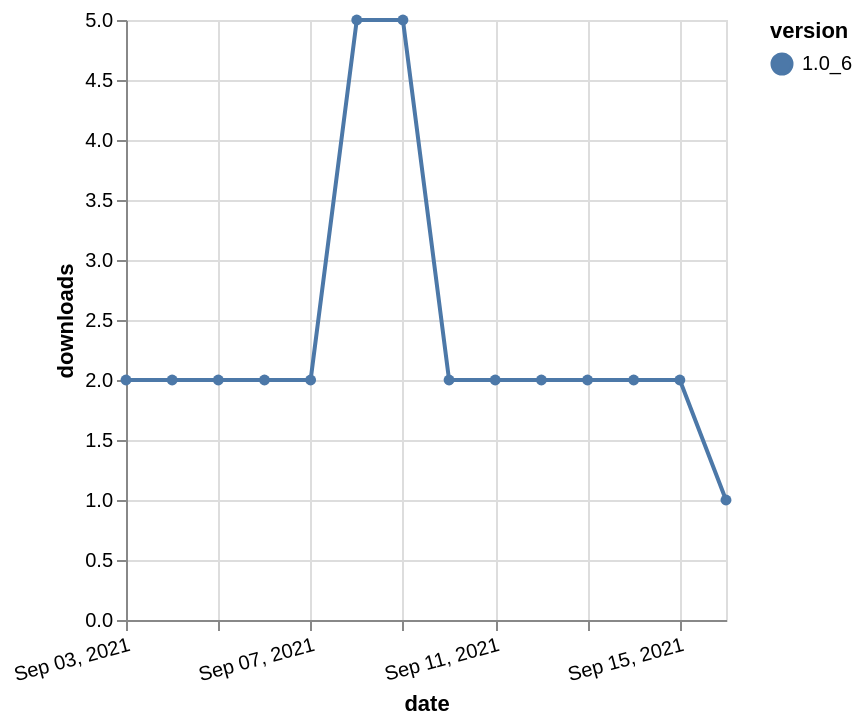

Describe this chart as a Vega-Lite specification.
### Vega-Lite specification from a JSON file in a GitHub repository (floating-point values rounded to 4 significant figures)
{"$schema": "https://vega.github.io/schema/vega-lite/v5.json", "description": "A simple bar chart with embedded data.", "data": {"values": [{"date": "2021-09-03", "total": 4455, "delta": 2, "version": "1.0_6"}, {"date": "2021-09-04", "total": 4457, "delta": 2, "version": "1.0_6"}, {"date": "2021-09-05", "total": 4459, "delta": 2, "version": "1.0_6"}, {"date": "2021-09-06", "total": 4461, "delta": 2, "version": "1.0_6"}, {"date": "2021-09-07", "total": 4463, "delta": 2, "version": "1.0_6"}, {"date": "2021-09-08", "total": 4468, "delta": 5, "version": "1.0_6"}, {"date": "2021-09-09", "total": 4473, "delta": 5, "version": "1.0_6"}, {"date": "2021-09-10", "total": 4475, "delta": 2, "version": "1.0_6"}, {"date": "2021-09-11", "total": 4477, "delta": 2, "version": "1.0_6"}, {"date": "2021-09-12", "total": 4479, "delta": 2, "version": "1.0_6"}, {"date": "2021-09-13", "total": 4481, "delta": 2, "version": "1.0_6"}, {"date": "2021-09-14", "total": 4483, "delta": 2, "version": "1.0_6"}, {"date": "2021-09-15", "total": 4485, "delta": 2, "version": "1.0_6"}, {"date": "2021-09-16", "total": 4486, "delta": 1, "version": "1.0_6"}]}, "width": "container", "mark": {"type": "line", "point": {"filled": true}}, "encoding": {"x": {"field": "date", "type": "temporal", "timeUnit": "yearmonthdate", "title": "date", "axis": {"labelAngle": -15}}, "y": {"field": "delta", "type": "quantitative", "title": "downloads"}, "color": {"field": "version", "type": "nominal"}, "tooltip": {"field": "delta"}}}
